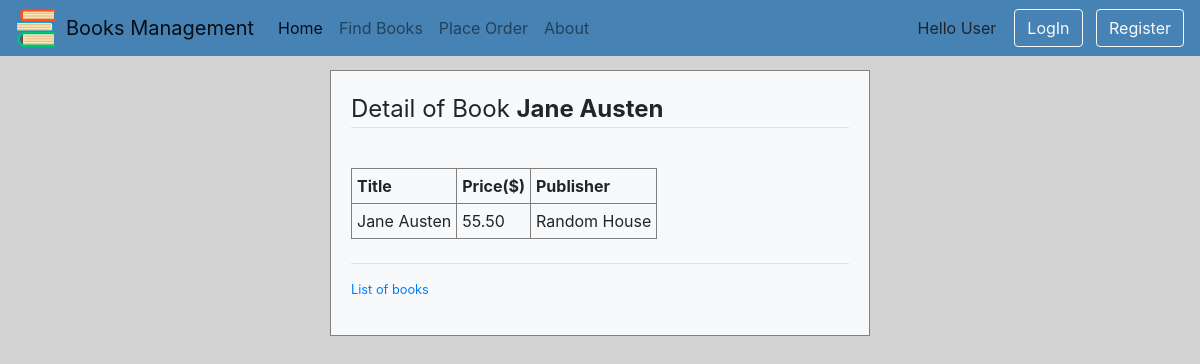
The page /myapp/6/ on the database as committed earlier.
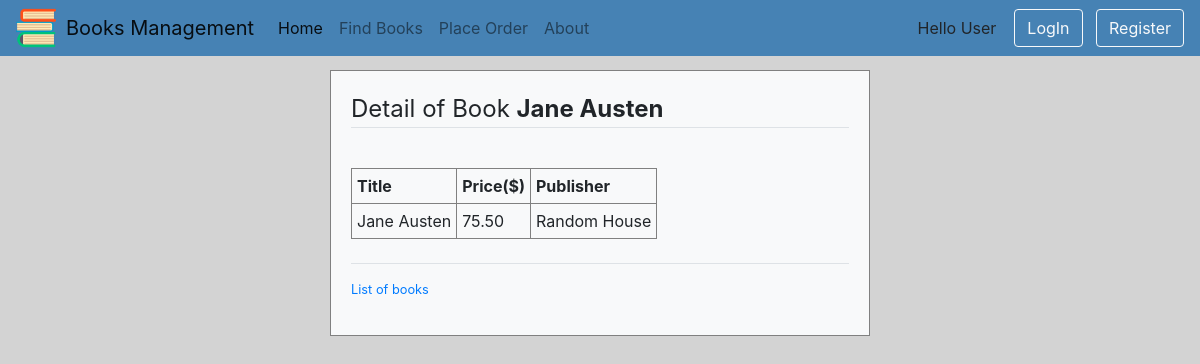
The same page on the database as committed later.
### myapp/models.py (models this page shows, shortened)
class Book(models.Model):
    CATEGORY_CHOICES = [
        ('S', 'Scinece&Tech'),
        ('F', 'Fiction'),
        ('B', 'Biography'),
        ('T', 'Travel'),
        ('O', 'Other')
    ]
    title = models.CharField(max_length=200)
    category = models.CharField(max_length=1, choices=CATEGORY_CHOICES, default='S')
    num_pages = models.PositiveIntegerField(default=100)
    price = models.DecimalField(max_digits=10, decimal_places=2, validators=[MaxValueValidator(1000), MinValueValidator(0)])
    publisher = models.ForeignKey(Publisher, related_name='books', on_delete=models.CASCADE)
    description=models.TextField(max_length=500, blank=True)
    num_reviews=models.PositiveIntegerField(default=0, validators=[MaxValueValidator(5), MinValueValidator(1)])

class Publisher(models.Model):
    name = models.CharField(max_length=200)
    website = models.URLField()
    city = models.CharField(max_length=20, blank=True)
    country=models.CharField(max_length=200,default='USA')

### myapp/views.py (the view)
# urls.py: path(r'<int:book_id>/',views.Detail.as_view(), name='detail'),
class Detail(View):
    def get(self,request, book_id):
        book=get_object_or_404(Book,id=book_id)
        return render(request,'myapp/detail.html',{'book':book})

### myapp/templates/myapp/detail.html
{% extends 'myapp/base.html' %}
{% load crispy_forms_tags %}
{% block body_block %}
    {% if book %}
    <fieldset class="form-group">
         <legend class="border-bottom mb-4">Detail of Book <span class="font-weight-bold">{{ book.title }}</span></legend>
    </fieldset>
    <table border="1">
        <tr>
            <th>Title</th>
            <th>Price($)</th>
            <th>Publisher</th>
        </tr>
        <tr>
            <td>{{ book.title }}</td>
            <td>{{ book.price }}</td>
            <td>{{ book.publisher.name }}</td>
        </tr>
    </table>
    {% endif %}
    <br>
    <div class="border-top pt-3">
        <small class="text-muted">
            <p><a href="{% url 'myapp:index' %}">List of books</a></p>
        </small>
    </div>
{% endblock %}

### myapp/templates/myapp/base.html (shortened to what this page needs)
<!DOCTYPE html>
{% load staticfiles %}
<html lang="en">
<head>
    <link rel="stylesheet" type="text/css" href="{% static '/css/bootstrap.css' %}">
    <link rel="stylesheet" type="text/css" href="{% static 'myapp/style.css' %}">
</head>
<body>
<nav class="navbar navbar-expand-lg navbar-light bg-navbar">
  <img class="logo-img" src="{% static 'myapp/books.png' %}">
  <a class="navbar-brand" href="#">Books Management</a>
  <div class="collapse navbar-collapse" id="navbarSupportedContent">
    <ul class="navbar-nav mr-auto">
      <li class="nav-item active">
        <a class="nav-link" href="{% url 'myapp:index' %}">Home<span class="sr-only">(current)</span></a>
      </li>
      <li class="nav-item">
        <a class="nav-link" href="{% url 'myapp:findbooks' %}">Find Books</a>
      </li>
      <li class="nav-item">
        <a class="nav-link" href="{% url 'myapp:place_order' %}">Place Order</a>
      </li>
        <li class="nav-item">
        <a class="nav-link" href="{% url 'myapp:about' %}">About</a>
      </li>
    </ul>
    <form class="form-inline my-2 my-lg-0" method="GET">
        {% if user.is_authenticated %}
            <a class="btn btn-light" href="{%  url 'myapp:profile' %}">{{ request.user.username | capfirst}}</a>&nbsp; &nbsp;
            <a class="btn btn-outline-light" href="{%  url 'myapp:user_logout' %}">Logout</a>
        {% else %}
            Hello User &nbsp; &nbsp;
            <a class="btn btn-outline-light my-2 my-sm-0" href="{% url 'myapp:user_login' %}">LogIn</a>&nbsp; &nbsp;
            <a class="btn btn-outline-light" href="{% url 'myapp:user_register' %}">Register</a>
        {% endif %}
    </form>
  </div>
</nav>
    <div role="main" class="container main-body">
        <div class="col-6 mx-auto">
        <div class="bg-light">
        {% block body_block %}***{% endblock %}
        </div>
        </div>
    </div>
</body>
</html>

### myapp/static/myapp/style.css (style rules this page uses)
body { background-color: lightgrey; font-family: -apple-system,BlinkMacSystemFont,"Segoe UI",Roboto,"Helvetica Neue",Arial,"Noto Sans",sans-serif,"Apple Color Emoji","Segoe UI Emoji","Segoe UI Symbol","Noto Color Emoji"; margin: 0px; }
.main-body { padding: 70px 0px !important; }
table { border-collapse: collapse; }
th, td { padding: 5px; }
.navbar { position: fixed !important; width: 100%; z-index: 99999; }
.bg-navbar { background-color: steelblue !important; }
.bg-light { border: solid 1px grey; padding: 20px; }
.logo-img { height: 40px; padding-right: 10px; }

Rows that differ between the two databases and show on the page:
changed Book "Jane Austen": price "55.50" → "75.50"
